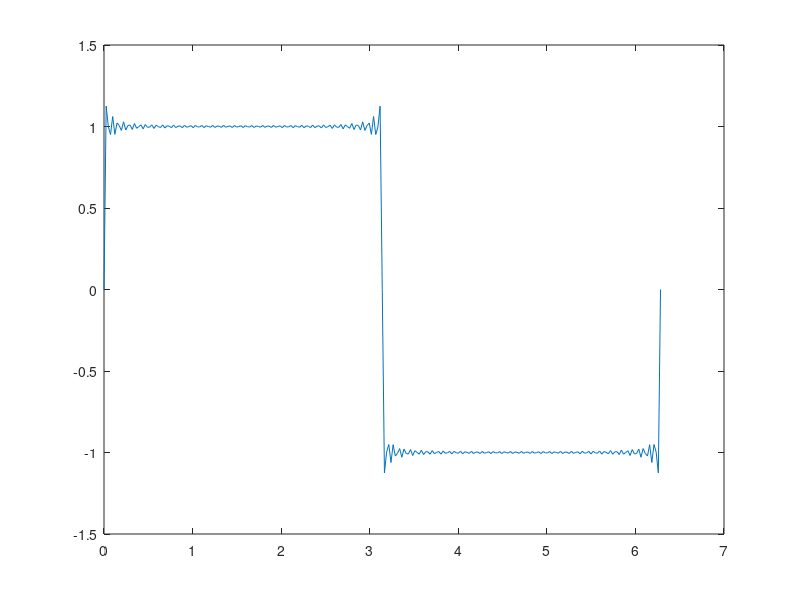

Write the MATLAB code that produced this figure.
% clear
% 
% N = 50;
% t = 0:pi/128:2*pi;
% f = zeros(N, length(t));
% 
% %als Übung nochmal in einer schleife umsetzen
% for j=1:length(t)
%     for i=1:N
%         f(i, j) = (sin((2*i-1)*t(j)))/(2*i-1);
%     end
% end
% 
% f = f .* (4/pi);
% 
% fout = zeros(1, length(t));
% for l=1:length(t)
%     fout(l) = sum(f(:,l));
% end
% 
% plot(t, fout)

%neu
clear; close all

N = 50;
t = 0:pi/128:2*pi;
out = zeros(1,length(t));

for j=1:length(t)
    summe = 0;
    for i=1:N
        summe = summe + (sin((2*i-1)*t(j)))/(2*i-1);
    end
        f = summe * (4/pi);
        out(j) = f;
end

plot(t, out)
